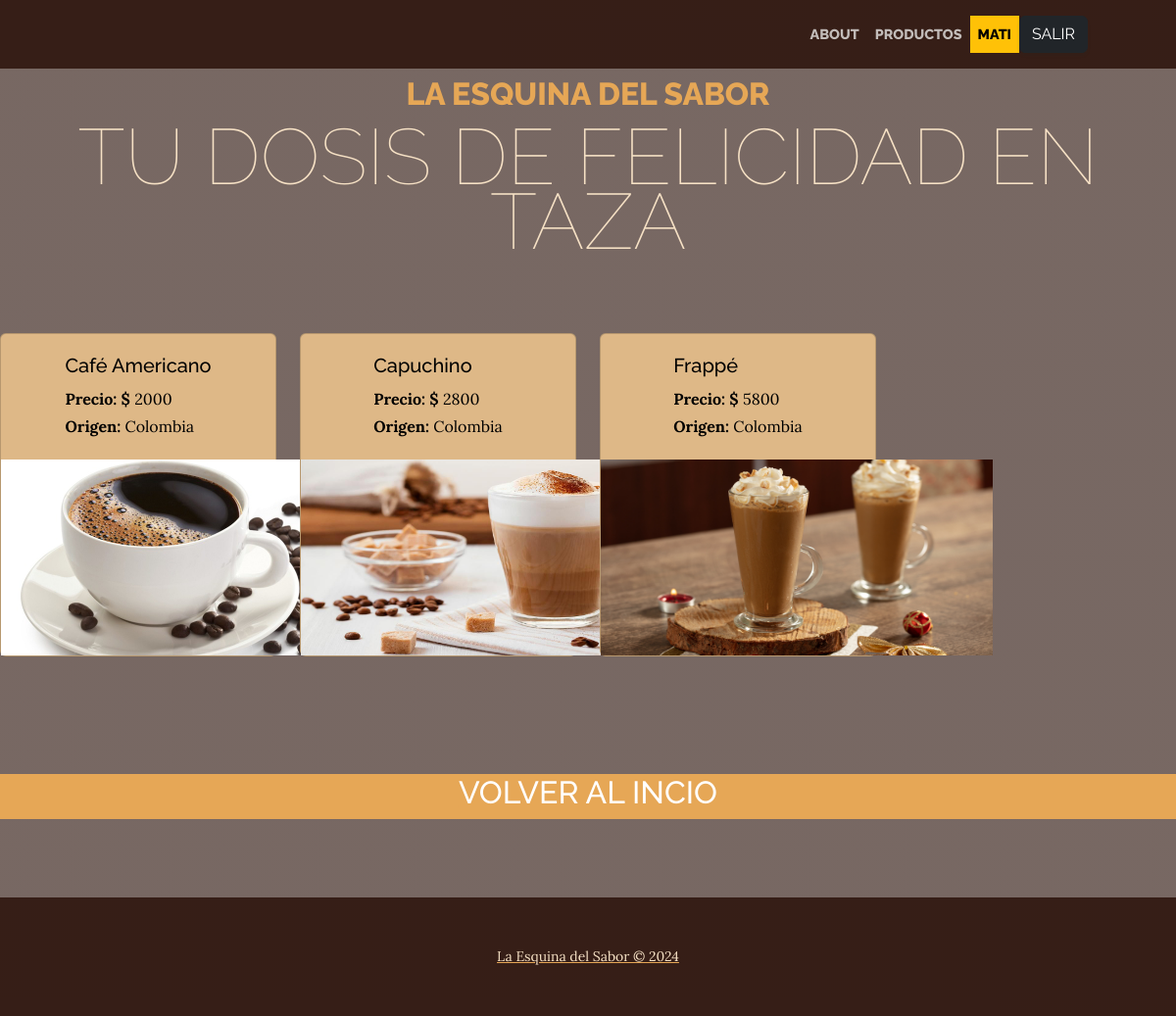
The page /productos/productos_caracteristicas/8 (signed in) on the database its author committed.
### producto/models.py (models this page shows, shortened)
class Producto(models.Model):
    nombre = models.CharField(max_length=200)
    categoria = models.ForeignKey(ProductoCategoria, on_delete=models.SET_NULL, null=True, verbose_name="categoría de productos")
    precio_producto = models.PositiveBigIntegerField(verbose_name="Precio")
    Origen_producto = models.ForeignKey(Origen, on_delete=models.SET_NULL, null=True, verbose_name="Origen del producto")
    imagen = models.ImageField(upload_to="media",null=True)

class Origen(models.Model):
    Origen_producto= models.CharField(max_length=200,unique=True)
    def __str__(self):
     return self.Origen_producto

### producto/views.py (the view)
# urls.py: path("productos_caracteristicas/<int:fk>",views.productos_caracteristicas,name="productos_caracteristicas"),
def productos_caracteristicas(request,fk):
    productos = models.Producto.objects.filter(categoria=fk)
    context = {"productos": productos}
    return render(request, "Producto/productos_caracteristicas.html", context)

### producto/templates/producto/productos_caracteristicas.html (shortened to what this page needs)
{% extends 'core/base.html' %}
{% load static %}
{% block contenido %}
<html lang="es">
    <head>
        <link href="{% static 'core/css/estilos.css' %}" rel="stylesheet"/>
    </head>
    <body>
        <div class="row">
            {% for Producto in productos %}
              <div class="col-md-3 pb-4">  <div class="card mb-3" style="background-color: burlywood; color: black;">
                  <div class="card-body align-self-md-center my-1 ">
                    <h5 class="card-title text-nowrap">{{ Producto.nombre }}</h5>
                    <p class="card-text">
                      <span class="fw-bold">Precio: $</span> {{ Producto.precio_producto }} <br>
                      <span class="fw-bold">Origen: </span> {{ Producto.Origen_producto }} <br>
                    </p>
                  </div>
                  {% if Producto.imagen %}
                    <img src="{{ Producto.imagen.url }}" width="400" height="200">
                  {% endif %}
                </div>
              </div>
            {% endfor %}
          </div>
        <a href="{% url 'core:Home' %}">
            <section class="page-section bg-primary" id="about">
              <div class="container px-4 px-lg-5">
                  <div class="row gx-4 gx-lg-5 justify-content-center">
                      <div class="col-lg-8 text-center">
                          <h2 class="text-white mt-0">VOLVER AL INCIO</h2>
                      </div>
                  </div>
              </div>
          </section>
        <footer class="footer text-faded text-center py-5">
            <div class="container"><p class="m-0 small">La Esquina del Sabor &copy; 2024</p></div>
        </footer>
{% endblock contenido %}

### core/templates/core/base.html (shortened to what this page needs)
{% load static %}
<!DOCTYPE html>
<html lang="es">
    <head>
        <link href="{% static 'core/css/styles.css' %}" rel="stylesheet" />
    </head>
    <body>
        <header>
            <h1 class="site-heading text-center text-faded d-none d-lg-block">
                <span class="site-heading-upper text-primary mb-3">La Esquina del Sabor</span>
                <span class="site-heading-lower">Tu Dosis de Felicidad en Taza</span>
            </h1>
        </header>
        <nav class="navbar navbar-expand-lg navbar-light fixed-top py-3" id="mainNav">
            <div class="container px-4 px-lg-5">
                <div class="container">
                <div class="collapse navbar-collapse" id="navbarResponsive">
                    <ul class="navbar-nav ms-auto my-2 my-lg-0">
                        <li class="nav-item"><a class="nav-link" href="{% url 'core:about' %}">ABOUT</a></li>
                        {% if user.is_authenticated %}
                        {% if user.username == 'admin' %}
                            <li class="nav-item"><a class="nav-link" href="{% url 'cliente:Home' %}">CLIENTES</a></li>
                            <li class="nav-item"><a class="nav-link" href="{% url 'producto:Home' %}">PRODUCTOS</a></li>
                            <li class="nav-item"><a class="nav-link text-bg-warning">{{ user.username }}</a></li>
                            <li class="nav-item">
                            <form action="{% url 'core:logout' %}" method="post">
                                {% csrf_token %}
                                <button type="submit" class="btn btn-dark">SALIR</a></button>
                            </form>
                            </li>
                        {% else %}
                            <li class="nav-item"><a class="nav-link" href="{% url 'producto:Home' %}">PRODUCTOS</a></li>
                            <li class="nav-item"><a class="nav-link text-bg-warning" >{{user.username}}</a></li>
                            <li class="nav-item">
                            <form action="{% url 'core:logout' %}" method="post">
                                <button type="submit" class="btn btn-dark">SALIR</a></button>
                            </form>
                            </li>
                        {% endif %}
                        {% else %}
                        <li class="nav-item"><a class="nav-link" href="{% url 'core:login' %}">INICIAR SESIÓN</a></li>
                        <li class="nav-item"><a class="nav-link" href="{% url 'core:register' %}">REGISTRARSE</a></li>
                        {% endif %}
                    </ul>
                </div>
            </div>
        </nav>
        {% block contenido %}
        {% endblock contenido %}
</html>

### core/static/core/css/estilos.css (style rules this page uses)
* { margin:0; padding: 0; box-sizing: border-box; }

### rows shown on the page
Producto: nombre "Café Americano", precio_producto "2000", Origen_producto "Colombia", imagen (picture)
Producto: nombre "Capuchino", precio_producto "2800", Origen_producto "Colombia", imagen (picture)
Producto: nombre "Frappé", precio_producto "5800", Origen_producto "Colombia", imagen (picture)

### other values the page prints
{{ user.username }} "MATI"
